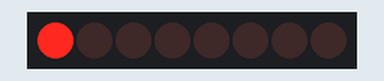
This sketch was run on a simulated Arduino Uno, built with avr-gcc and run on an emulated ATmega328P. On the bench: 8 shift-register outputs drawn as a row of LEDs (first output left, lit = HIGH). Wiring (inferred from the names in the program): shift register (74HC595): data pin 2; shift clock pin 6; latch pin 4. Wiring (inferred from the signals the program sends): row of LEDs: on Q0, Q1, Q2, Q3, Q4, Q5, Q6, Q7.

Above: at 0.5 s.
At 2.5 s:
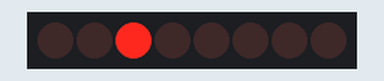
At 3.5 s:
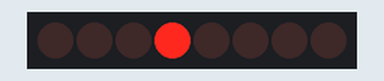
At 4.5 s:
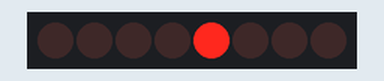
At 6.5 s:
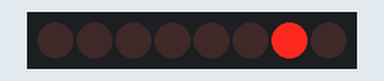
At 9.5 s:
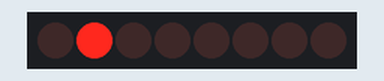
Timing chart, 0 to 10.4 s (numbered marks = the images above):
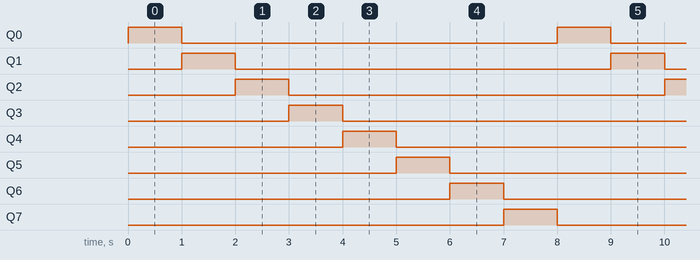

The sketch:

Ledmach8x8.ino
```cpp
#define DS_cot 2
#define DS_hang 3

#define SH_CP_hang 5
#define SH_CP_cot 6

#define ST_CP 4
byte cot = 0b10000000;
void setup() {
  pinMode (ST_CP,OUTPUT); //RCLK

  pinMode (DS_hang,OUTPUT);
  pinMode (SH_CP_hang,OUTPUT);

  pinMode (SH_CP_cot,OUTPUT);
  pinMode (DS_cot,OUTPUT);
  digitalWrite(ST_CP,LOW);
  shiftOut(DS_hang,SH_CP_hang,LSBFIRST,0b00000000);  //hang 8 - hang 1
  digitalWrite(ST_CP,HIGH);

}

void loop() {
  for(int i=0; i< 8;i++){
    digitalWrite(ST_CP,LOW);
    shiftOut(DS_cot,SH_CP_cot,LSBFIRST,cot >> i); //cot 8 - cot 1
    digitalWrite(ST_CP,HIGH);
    delay(1000);
  }

}
```

Measured:
- by itself, Q0–7: alternates HIGH for 1.0 s and LOW for 7.0 s
- by itself, everything shown: repeats every 8.0 s, in 8 steps
